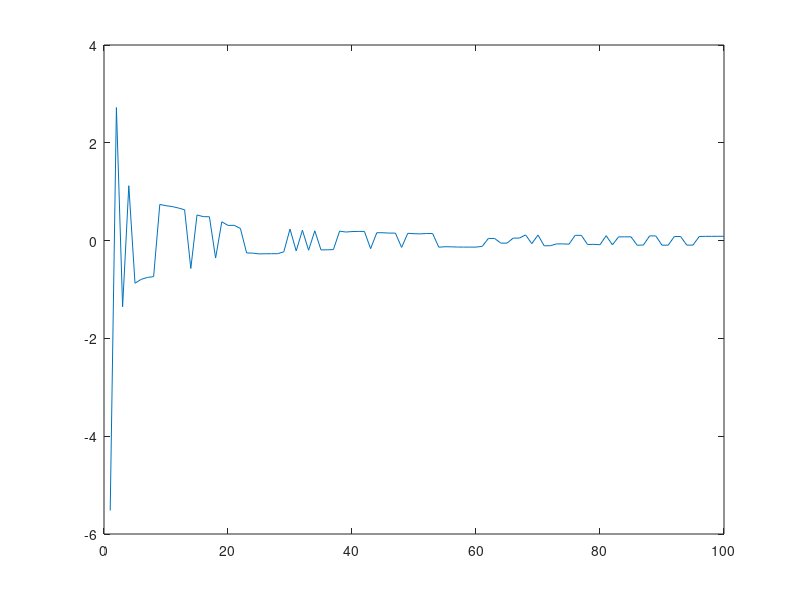

This chart was generated by the following MATLAB code:
%

v = [randn(1,100)];
a=toeplitz(v, v);
a = inv(a);
n = size(a, 1);
F = fft(eye(n));
ea = eig(a);
%fa = fft([v, fliplr(v(2:end))]);
fa = fft(v);

[~,sid] = sort(real(fa));
fa = fa(sid);

%plot(1:n, ea, 1:n, real(fa), 1:n, imag(fa))
plot(1:n, ea)
%bad!
